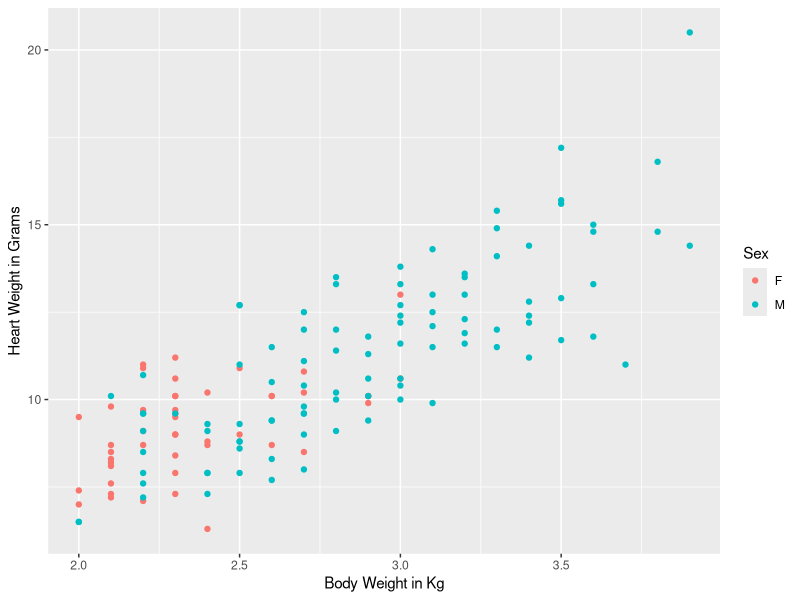
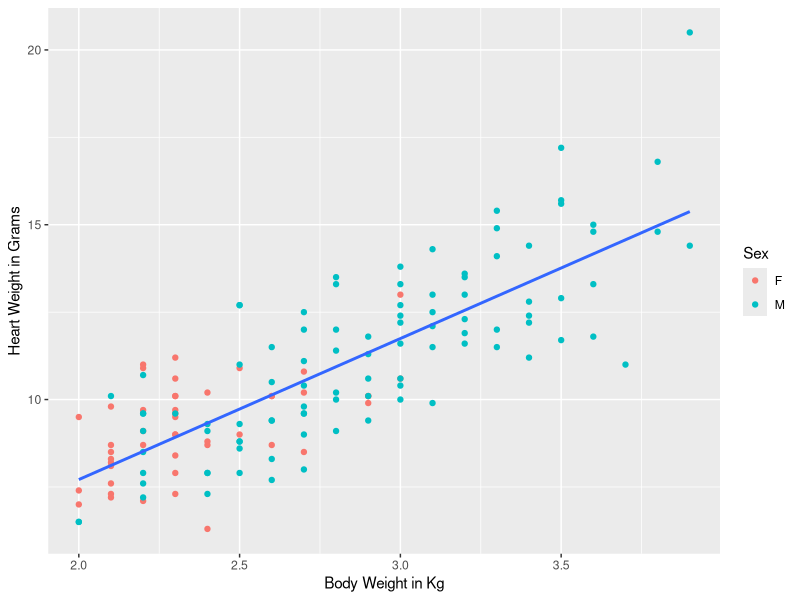
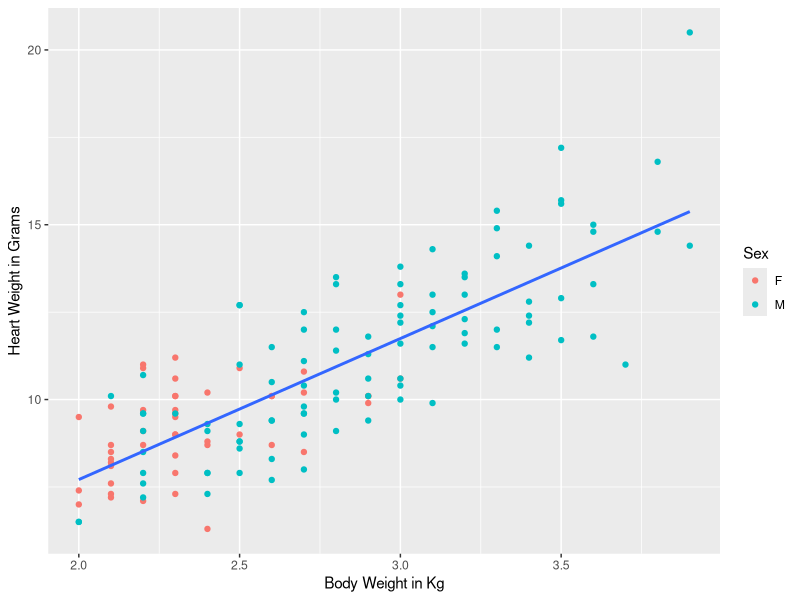
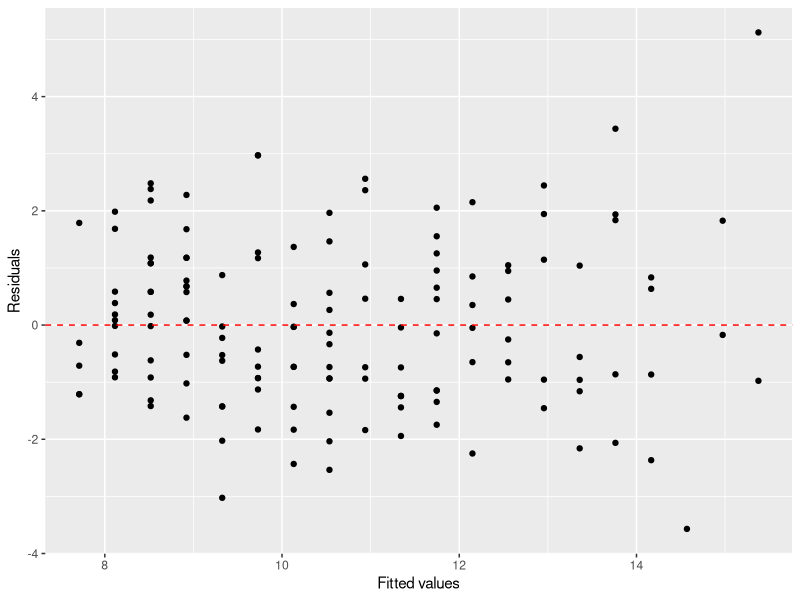
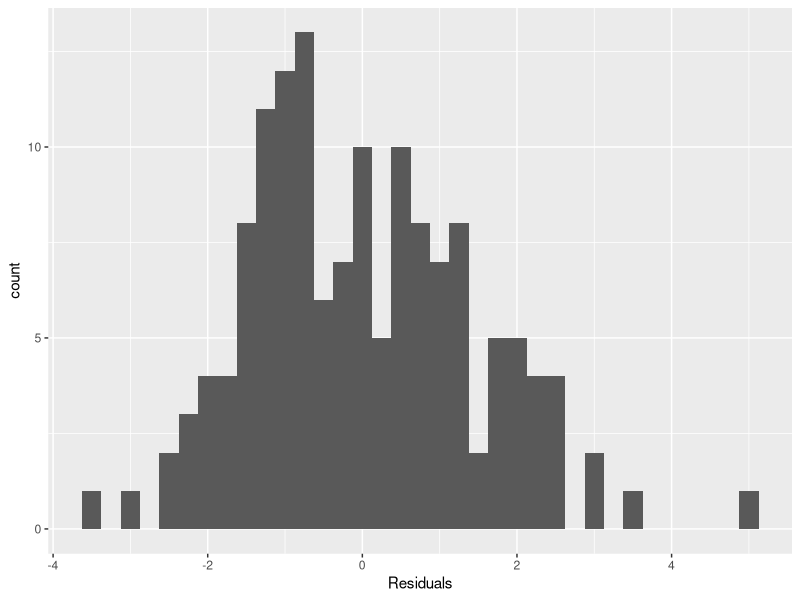

Here is the R script that generated these plots, in order:
## ---- chunk 1
Colesterol_Lvl <- c(
244,
278,
272,
160,
226,
210,
318,
236,
186,
142,
360,
288,
220,
206,
282,
270,
282,
234,
266,
276,
294,
224,
310,
242,
236,
288)
## ---- chunk 2
#| code-fold: show

#install.packages("MASS")
library(MASS)
## ---- chunk 3
?cats
tail(cats,6)
## ---- chunk 4
#| echo: false

library(tidyverse)

ggplot(data = cats, aes(Bwt, Hwt))+
  geom_point(aes(color=Sex) )+
  xlab("Body Weight in Kg") +
  ylab("Heart Weight in Grams")

## ---- chunk 5
ggplot(data = cats, aes(x = Bwt, y = Hwt))+
  geom_point(aes(color=Sex) )+
  geom_smooth(method = lm, se = FALSE) +
  xlab("Body Weight in Kg") +
  ylab("Heart Weight in Grams")
## ---- chunk 6
summarize(.data= cats , r = cor(Bwt, Hwt, use="complete.obs"))
## ---- chunk 7
#install.packages("broom")
library(broom)
cat_model <- lm(Hwt ~ Bwt, data = cats)
tidy(cat_model)
## ---- chunk 8
# Alternative to tidy()
summary(cat_model)
## ---- chunk 9
#| echo: FALSE

ggplot(cats, aes(x = Bwt, y = Hwt))+
  geom_point(aes(color=Sex) )+
  geom_smooth(method = lm, se = FALSE) +
  xlab("Body Weight in Kg") +
  ylab("Heart Weight in Grams")

## ---- chunk 10
#install.packages("broom")
library(broom)

cat_model_aug <- augment(cat_model)


ggplot(data = cat_model_aug, aes(x = .fitted, y = .resid)) +
  geom_point() +
  geom_hline(yintercept = 0, linetype = "dashed", color = "red") +
  xlab("Fitted values") +
  ylab("Residuals")
## ---- chunk 11
ggplot(data = cat_model_aug, aes(x = .resid)) +
  geom_histogram(binwidth = 0.25) +
  xlab("Residuals")
